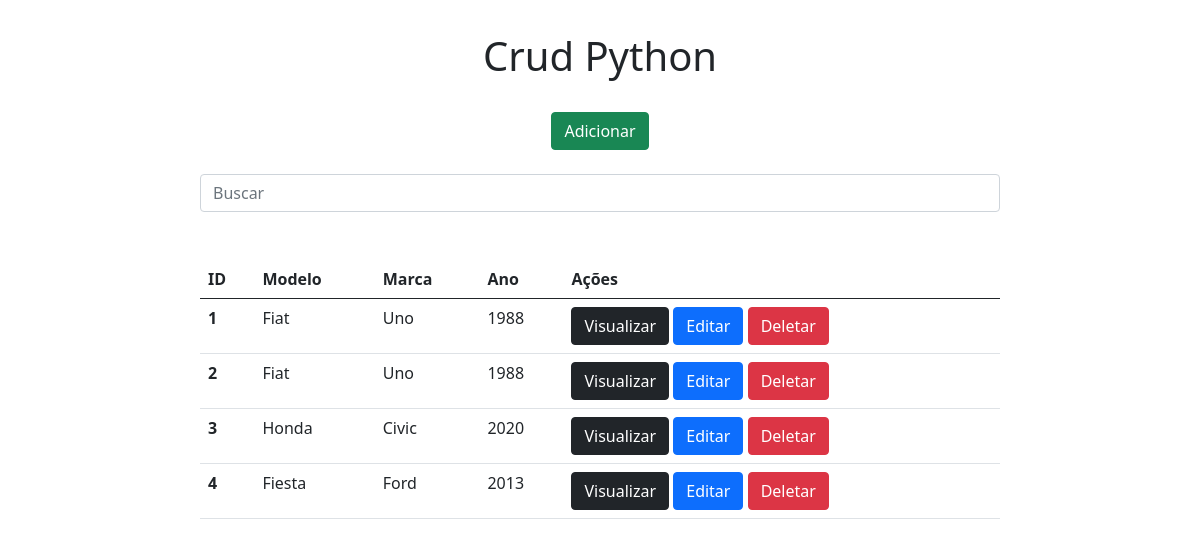
/, run on an earlier commit of the app's database.
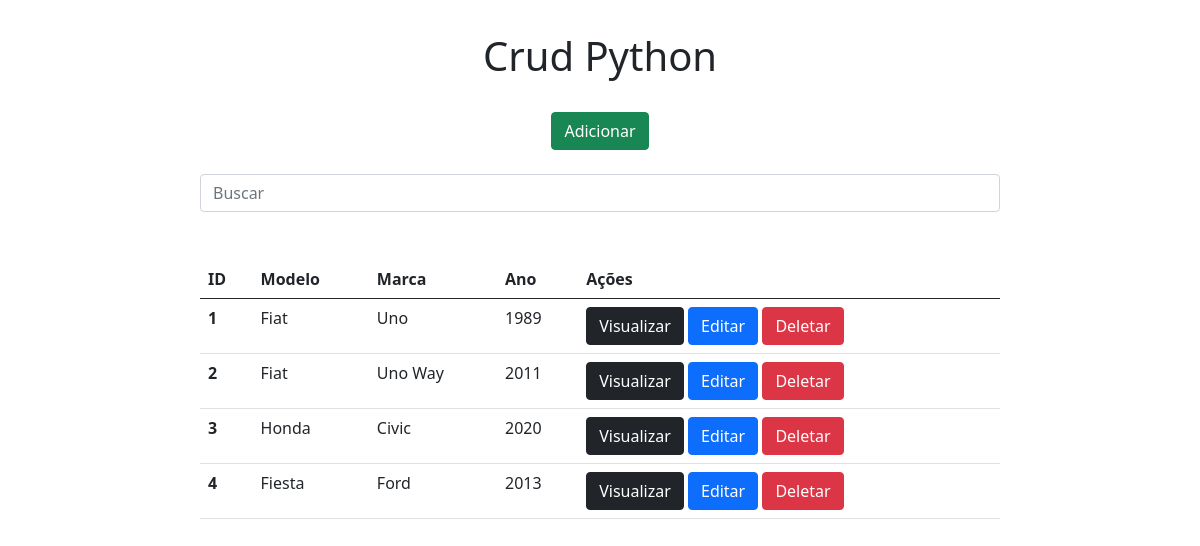
And on a later commit of the database.
### app/models.py (models this page shows)
class Carros(models.Model):
    modelo = models.CharField(max_length=150)
    marca = models.CharField(max_length=100)
    ano = models.IntegerField()

### app/views.py (the view)
# urls.py: 2. Add a URL to urlpatterns:  path('', views.home, name='home')
def home(request):
    data = {}
    search = request.GET.get('search')
    if search:
        data['db'] = Carros.objects.filter(modelo__icontains=search)
    else:
        data['db'] = Carros.objects.all()
    return render(request, 'index.html', data)

### app/templates/index.html (shortened to what this page needs)
﻿<!DOCTYPE html>
<html lang="pt-br">
<head>
    <link href="https://cdn.jsdelivr.net/npm/bootstrap@5.0.0-beta1/dist/css/bootstrap.min.css" rel="stylesheet">
</head>
<body>
    <div class="col-8 m-auto pt-2 pb-2 text-center">
        <h1>Crud Python</h1>
    </div>
    <div class="col-8 m-auto pt-3 pb-2 text-center">
        <a href="/form" class="btn btn-success">Adicionar</a>
    </div>
    <div class="col-8 m-auto pt-3 pb-2 text-center">
        <form method="get">
            <input type="text" id="search" name="search" class="form-control" placeholder="Buscar">
        </form>
    </div>
    <div class="col-8 m-auto pt-4 pb-2 text-center">
        <table class="table">
            <thead class="thead-dark">
              <tr>
                <th scope="col">ID</th>
                <th scope="col">Modelo</th>
                <th scope="col">Marca</th>
                <th scope="col">Ano</th>
                <th scope="col">Ações</th>
              </tr>
            </thead>
            <tbody>
            {% for dbs in db %}
            <tr>
                <th >{{dbs.id}}</th>
                <td>{{dbs.modelo}}</td>
                <td>{{dbs.marca}}</td>
                <td>{{dbs.ano}}</td>
                <td>
                    <a href="/view/{{dbs.id}}" class="btn btn-dark">Visualizar</a>
                    <a href="/edit/{{dbs.id}}" class="btn btn-primary">Editar</a>
                    <a href="/delete/{{dbs.id}}" class="btn btn-danger btnDel">Deletar</a>
                </td>
              </tr>
                {% endfor %}
        </table>
    </div>
    {% load static %}
</body>
</html>

What changed in the data, as far as the page shows it:
changed Carros "Uno": ano "1988" → "1989"
changed Carros id 2: marca "Uno" → "Uno Way"; ano "1988" → "2011"
